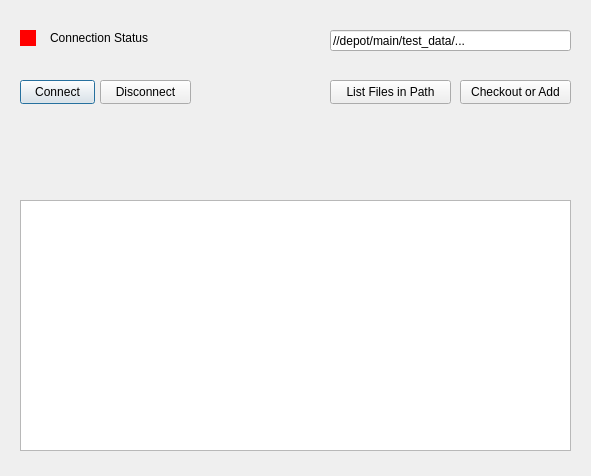
<?xml version="1.0" encoding="UTF-8"?>
<ui version="4.0">
 <class>Dialog</class>
 <widget class="QDialog" name="Dialog">
  <property name="geometry">
   <rect>
    <x>0</x>
    <y>0</y>
    <width>591</width>
    <height>476</height>
   </rect>
  </property>
  <property name="windowTitle">
   <string>Dialog</string>
  </property>
  <widget class="QPushButton" name="connect_pb">
   <property name="geometry">
    <rect>
     <x>20</x>
     <y>80</y>
     <width>75</width>
     <height>24</height>
    </rect>
   </property>
   <property name="text">
    <string>Connect</string>
   </property>
  </widget>
  <widget class="QPlainTextEdit" name="log_pte">
   <property name="geometry">
    <rect>
     <x>20</x>
     <y>200</y>
     <width>551</width>
     <height>251</height>
    </rect>
   </property>
   <property name="readOnly">
    <bool>true</bool>
   </property>
  </widget>
  <widget class="QPushButton" name="disconnect_pb">
   <property name="geometry">
    <rect>
     <x>100</x>
     <y>80</y>
     <width>91</width>
     <height>24</height>
    </rect>
   </property>
   <property name="text">
    <string>Disconnect</string>
   </property>
  </widget>
  <widget class="QLabel" name="connection_status_lbl">
   <property name="geometry">
    <rect>
     <x>50</x>
     <y>30</y>
     <width>101</width>
     <height>16</height>
    </rect>
   </property>
   <property name="text">
    <string>Connection Status</string>
   </property>
  </widget>
  <widget class="QLabel" name="connection_status_color_lbl">
   <property name="geometry">
    <rect>
     <x>20</x>
     <y>30</y>
     <width>16</width>
     <height>16</height>
    </rect>
   </property>
   <property name="styleSheet">
    <string notr="true">background-color: rgb(255, 0, 0);</string>
   </property>
   <property name="text">
    <string/>
   </property>
  </widget>
  <widget class="QLineEdit" name="depoth_path_le">
   <property name="geometry">
    <rect>
     <x>330</x>
     <y>30</y>
     <width>241</width>
     <height>21</height>
    </rect>
   </property>
   <property name="text">
    <string>//depot/main/test_data/...</string>
   </property>
  </widget>
  <widget class="QPushButton" name="list_files_in_path_pb">
   <property name="geometry">
    <rect>
     <x>330</x>
     <y>80</y>
     <width>121</width>
     <height>24</height>
    </rect>
   </property>
   <property name="text">
    <string>List Files in Path</string>
   </property>
  </widget>
  <widget class="QPushButton" name="checkout_or_add_pb">
   <property name="geometry">
    <rect>
     <x>460</x>
     <y>80</y>
     <width>111</width>
     <height>24</height>
    </rect>
   </property>
   <property name="text">
    <string>Checkout or Add</string>
   </property>
  </widget>
 </widget>
 <resources/>
 <connections/>
</ui>
